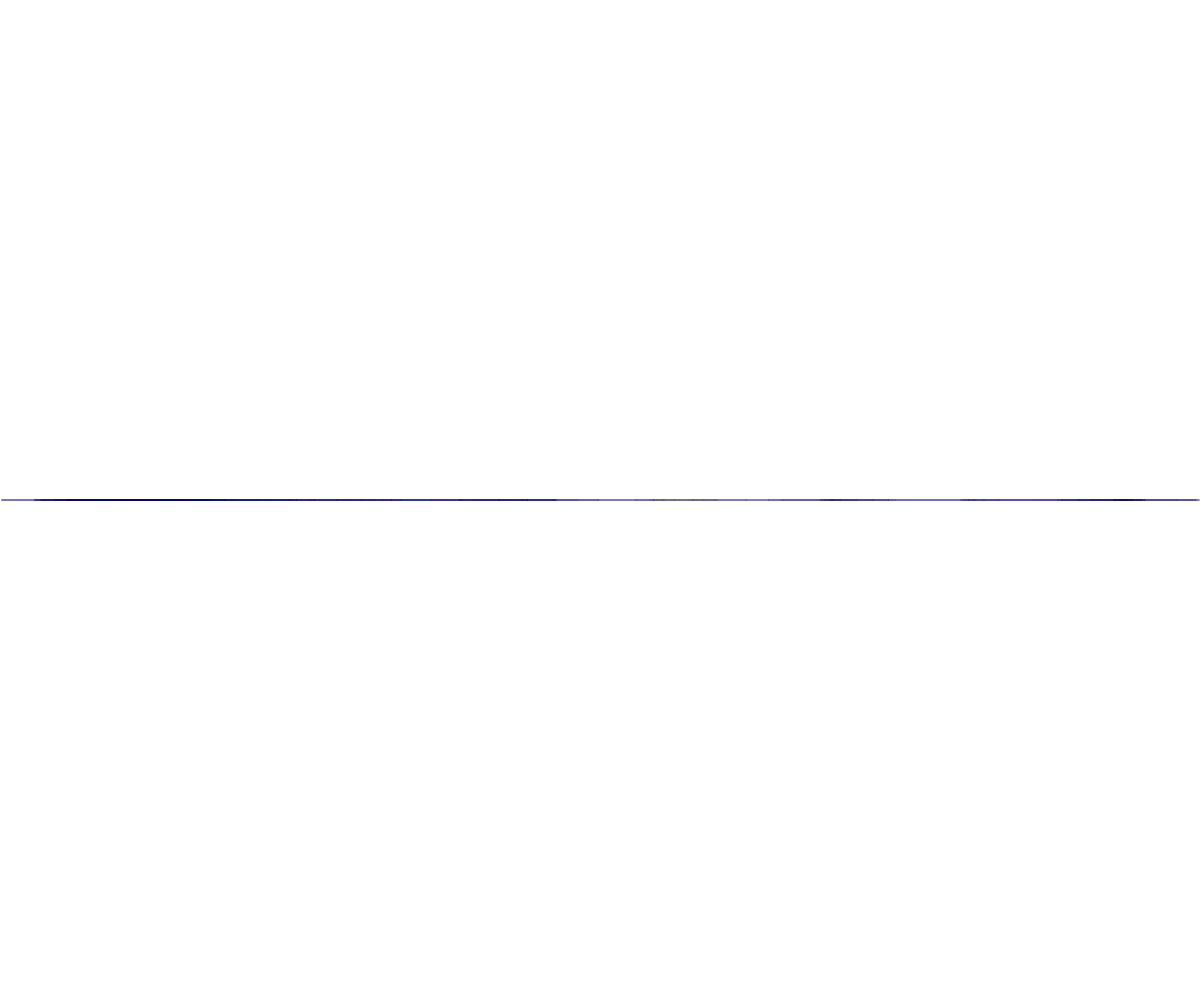
Frame 1 (no input)
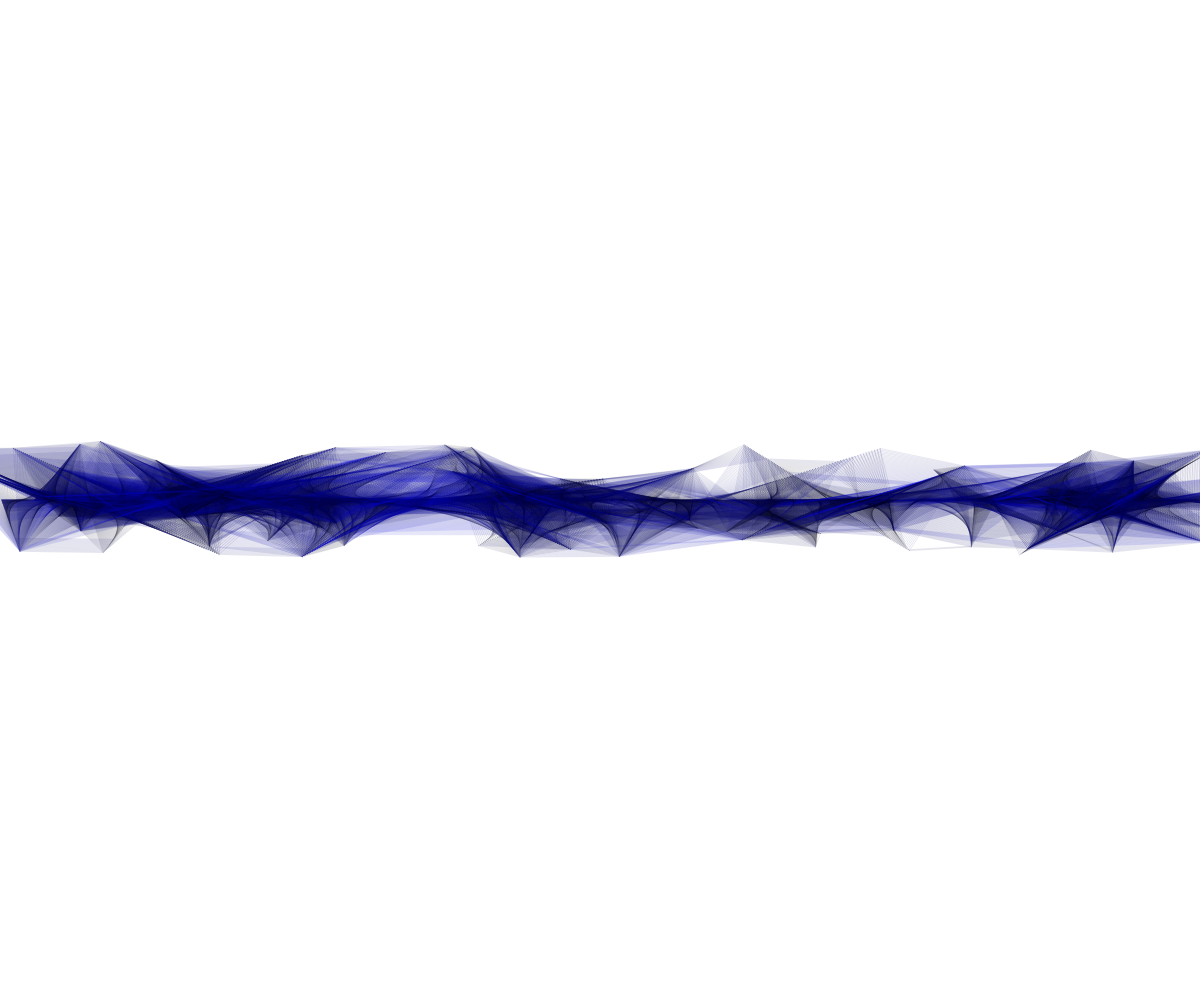
Frame 60 (no input)
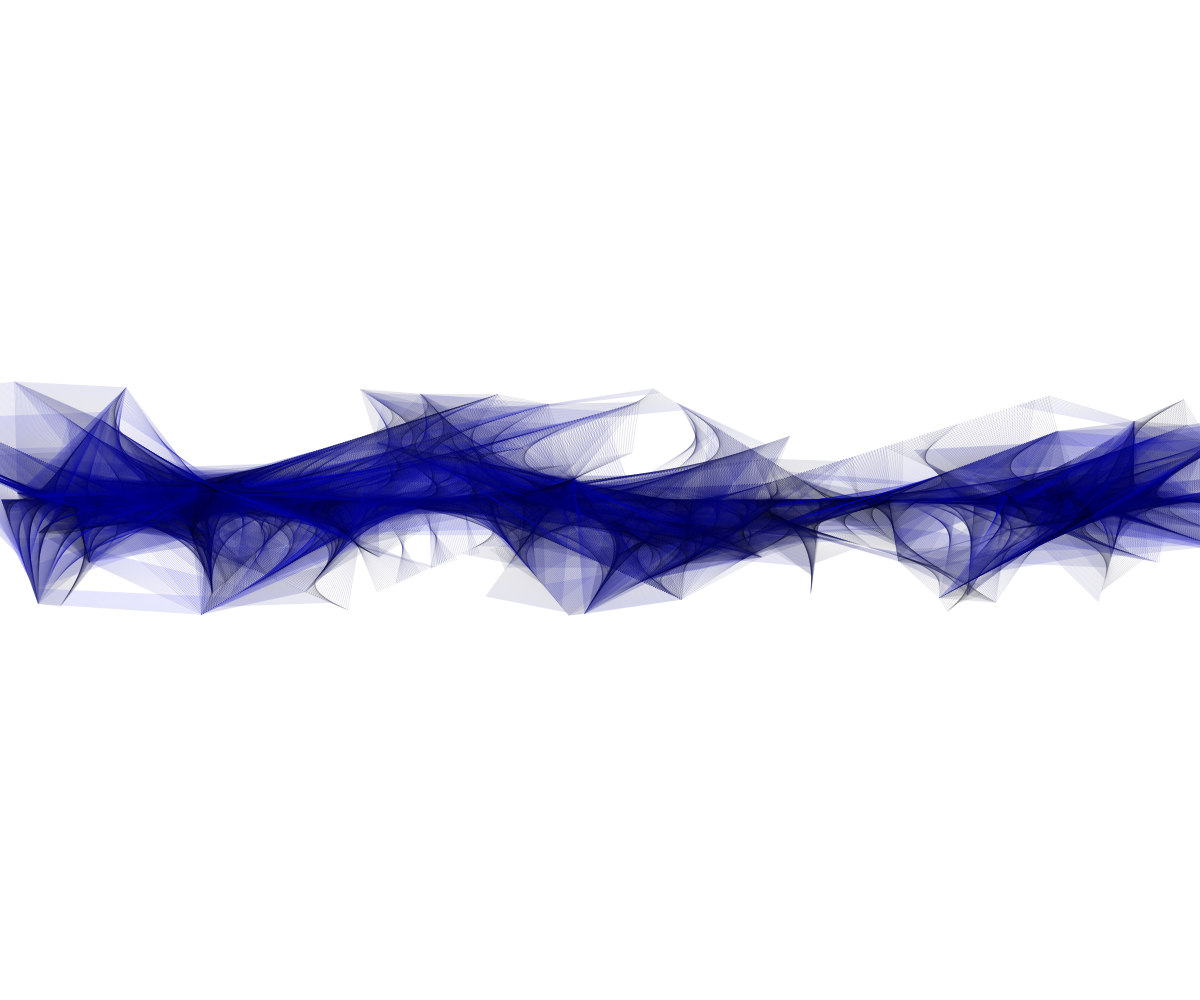
Frame 120 (the mouse pressed at the canvas centre since frame 60)

The p5.js sketch that drew these frames (run headless with seeded random() and noise() and a simulated clock; from frame 60 on, the mouse is pressed at the canvas centre):

// p5.js sketch
// ── sketch.js
function createCircle()
{
    return{
        x : random(width),
        y : height / 2,
        dx : random(5) - 2,
        dy : random(2) - 1,
        radius : random(100),
        updatePos()
        {
            this.x += this.dx;
            this.y += this.dy;
            // this.dx += random(2) - 1;
            // this.dy += random(2) - 1;
        },
        overlaps(circle2)
        {
            let distance = Math.sqrt(Math.pow(this.x - circle2.x, 2) + Math.pow(this.y - circle2.y, 2));
            if(distance < this.radius + circle2.radius)
            {
                // Circles overlap
                let color = map(distance, 0, 200, 0, 255);
                stroke(0, 0, color, 25);
                fill(0, 0, color, 25);
                line(this.x, this.y, circle2.x, circle2.y);
            }
        }
    }
    
}

let circles = []
const simSize = 100
let running = true;

function setup()
{
    background(255);
    createCanvas(window.innerWidth, window.innerHeight);
    for(let i = 0; i < simSize; i++){
        circles.push(createCircle());
    }
    frameRate(60);
}

function keyPressed()
{
    if(keyCode === ENTER)
    {
        if(running == true)
        {
            running = false;
            noLoop();
        }
        else
        {
            running = true;
            loop();
        }
    }
}

function draw()
{
    // All possible combinations of collisions to check
    for(let i = 0; i < circles.length - 1; i++){
        for(let j = i + 1; j < circles.length; j++){
            let circ1 = circles[i];
            let circ2 = circles[j];
            circ1.overlaps(circ2);
        }
    }

    // All possible combinations of collisions to check
    for(let i = 0; i < circles.length; i++){
        let circle = circles[i];
        circle.updatePos();
    }
}
